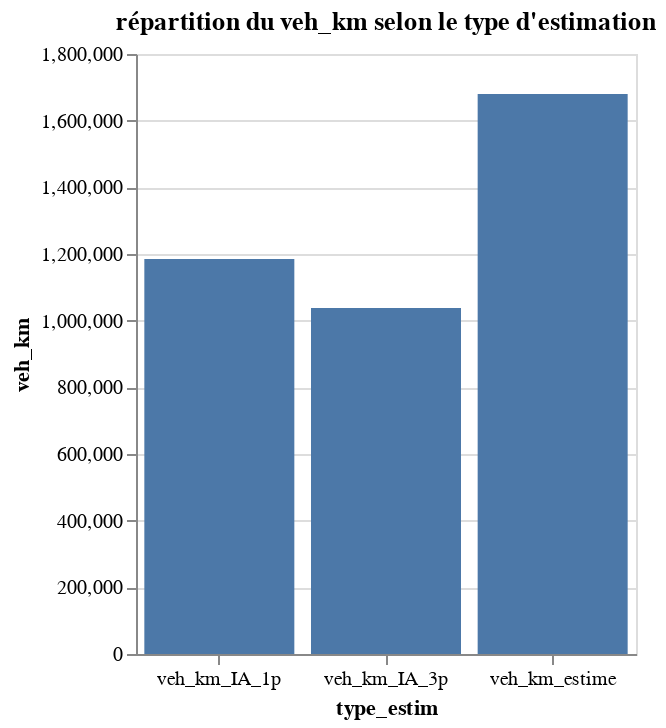

Here is the notebook cell this chart was saved with:
### Code cell
graphRepartitionVehKm

### Figure 1 — Vega-Lite specification as saved in the notebook (floating-point values rounded to 4 significant figures)
{"config": {"view": {"continuousWidth": 400, "continuousHeight": 300}}, "data": {"name": "data-3fb9760d49b5d2f1617729ed48d80575"}, "mark": "bar", "encoding": {"x": {"type": "nominal", "axis": {"labelAngle": 0}, "field": "type_estim"}, "y": {"type": "quantitative", "field": "veh_km"}}, "title": "répartition du veh_km selon le type d'estimation ", "width": 250, "$schema": "https://vega.github.io/schema/vega-lite/v4.8.1.json", "datasets": {"data-3fb9760d49b5d2f1617729ed48d80575": [{"type_estim": "veh_km_IA_1p", "veh_km": 1185000.0}, {"type_estim": "veh_km_IA_3p", "veh_km": 1038000.0}, {"type_estim": "veh_km_estime", "veh_km": 1680000.0}]}}
